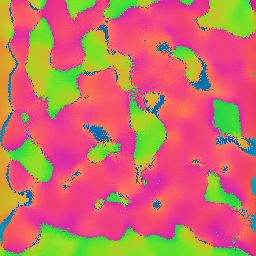
#> input picture notes/2018-04-09-structure-tensor-update/figs/RGB_raw_d2_n7_sl84.png, 256 x 256 px
$ python -i skcode.py   (imports and definitions only)
#> lines starting #> are read from the running program, lines starting #| are printed output that depends on the picture
from scipy import ndimage as ndi
import numpy as np


def structure_tensor(image, sigma=1, mode='constant', cval=0):
    """Compute structure tensor using sum of squared differences.

    The structure tensor A is defined as::

        A = [Axx Axy]
            [Axy Ayy]

    which is approximated by the weighted sum of squared differences in a local
    window around each pixel in the image.

    Parameters
    ----------
    image : ndarray
        Input image.
    sigma : float, optional
        Standard deviation used for the Gaussian kernel, which is used as a
        weighting function for the local summation of squared differences.
    mode : {'constant', 'reflect', 'wrap', 'nearest', 'mirror'}, optional
        How to handle values outside the image borders.
    cval : float, optional
        Used in conjunction with mode 'constant', the value outside
        the image boundaries.

    Returns
    -------
    Axx : ndarray
        Element of the structure tensor for each pixel in the input image.
    Axy : ndarray
        Element of the structure tensor for each pixel in the input image.
    Ayy : ndarray
        Element of the structure tensor for each pixel in the input image.

    Examples
    --------
    >>> from skimage.feature import structure_tensor
    >>> square = np.zeros((5, 5))
    >>> square[2, 2] = 1
    >>> Axx, Axy, Ayy = structure_tensor(square, sigma=0.1)
    >>> Axx
    array([[ 0.,  0.,  0.,  0.,  0.],
           [ 0.,  1.,  0.,  1.,  0.],
           [ 0.,  4.,  0.,  4.,  0.],
           [ 0.,  1.,  0.,  1.,  0.],
           [ 0.,  0.,  0.,  0.,  0.]])

    """

    image = _prepare_grayscale_input_2D(image)

    imx, imy = _compute_derivatives(image, mode=mode, cval=cval)

    # structure tensore
    Axx = ndi.gaussian_filter(imx * imx, sigma, mode=mode, cval=cval)
    Axy = ndi.gaussian_filter(imx * imy, sigma, mode=mode, cval=cval)
    Ayy = ndi.gaussian_filter(imy * imy, sigma, mode=mode, cval=cval)

    return Axx, Axy, Ayy


# [26 lines left out: function _compute_derivatives, not called in this run]


def _prepare_grayscale_input_2D(image):
    image = np.squeeze(image)
    assert_nD(image, 2)
    return img_as_float(image)


def assert_nD(array, ndim, arg_name='image'):
    """
    Verify an array meets the desired ndims and array isn't empty.

    Parameters
    ----------
    array : array-like
        Input array to be validated
    ndim : int or iterable of ints
        Allowable ndim or ndims for the array.
    arg_name : str, optional
        The name of the array in the original function.

    """
    array = np.asanyarray(array)
    msg_incorrect_dim = "The parameter `%s` must be a %s-dimensional array"
    msg_empty_array = "The parameter `%s` cannot be an empty array"
    if isinstance(ndim, int):
        ndim = [ndim]
    if array.size == 0:
        raise ValueError(msg_empty_array % (arg_name))
    if not array.ndim in ndim:
        raise ValueError(msg_incorrect_dim %
                         (arg_name, '-or-'.join([str(n) for n in ndim])))


def img_as_float(image, force_copy=False):
    """Convert an image to double-precision (64-bit) floating point format.

    Parameters
    ----------
    image : ndarray
        Input image.
    force_copy : bool, optional
        Force a copy of the data, irrespective of its current dtype.

    Returns
    -------
    out : ndarray of float64
        Output image.

    Notes
    -----
    The range of a floating point image is [0.0, 1.0] or [-1.0, 1.0] when
    converting from unsigned or signed datatypes, respectively.
    If the input image has a float type, intensity values are not modified
    and can be outside the ranges [0.0, 1.0] or [-1.0, 1.0].

    """
    return convert(image, np.float64, force_copy)


def convert(image, dtype, force_copy=False, uniform=False):
    """
    Convert an image to the requested data-type.

    Warnings are issued in case of precision loss, or when negative values
    are clipped during conversion to unsigned integer types (sign loss).

    Floating point values are expected to be normalized and will be clipped
    to the range [0.0, 1.0] or [-1.0, 1.0] when converting to unsigned or
    signed integers respectively.

    Numbers are not shifted to the negative side when converting from
    unsigned to signed integer types. Negative values will be clipped when
    converting to unsigned integers.

    Parameters
    ----------
    image : ndarray
        Input image.
    dtype : dtype
        Target data-type.
    force_copy : bool, optional
        Force a copy of the data, irrespective of its current dtype.
    uniform : bool, optional
        Uniformly quantize the floating point range to the integer range.
        By default (uniform=False) floating point values are scaled and
        rounded to the nearest integers, which minimizes back and forth
        conversion errors.

    References
    ----------
    .. [1] DirectX data conversion rules.
           http://msdn.microsoft.com/en-us/library/windows/desktop/dd607323%28v=vs.85%29.aspx
    .. [2] Data Conversions. In "OpenGL ES 2.0 Specification v2.0.25",
           pp 7-8. Khronos Group, 2010.
    .. [3] Proper treatment of pixels as integers. A.W. Paeth.
           In "Graphics Gems I", pp 249-256. Morgan Kaufmann, 1990.
    .. [4] Dirty Pixels. J. Blinn. In "Jim Blinn's corner: Dirty Pixels",
           pp 47-57. Morgan Kaufmann, 1998.

    """
    image = np.asarray(image)
    dtypeobj_in = image.dtype
    dtypeobj_out = np.dtype(dtype)
    dtype_in = dtypeobj_in.type
    dtype_out = dtypeobj_out.type
    kind_in = dtypeobj_in.kind
    kind_out = dtypeobj_out.kind
    itemsize_in = dtypeobj_in.itemsize
    itemsize_out = dtypeobj_out.itemsize

    if dtype_in == dtype_out:
        if force_copy:
            image = image.copy()
        return image

    if not (dtype_in in _supported_types and dtype_out in _supported_types):
        raise ValueError("Can not convert from {} to {}."
                         .format(dtypeobj_in, dtypeobj_out))

    # [4 lines left out: function sign_loss, not called in this run]

    def prec_loss():
        warn("Possible precision loss when converting from {} to {}"
             .format(dtypeobj_in, dtypeobj_out))

    def _dtype_itemsize(itemsize, *dtypes):
        # Return first of `dtypes` with itemsize greater than `itemsize`
        return next(dt for dt in dtypes if np.dtype(dt).itemsize >= itemsize)

    # [85 lines left out: functions _dtype_bits, _scale, not called in this run]

    if kind_in in 'ui':
        imin_in = np.iinfo(dtype_in).min
        imax_in = np.iinfo(dtype_in).max
    if kind_out in 'ui':
        imin_out = np.iinfo(dtype_out).min
        imax_out = np.iinfo(dtype_out).max

    # any -> binary
    if kind_out == 'b':
        if kind_in in "fi":
            sign_loss()
        prec_loss()
        return image > dtype_in(dtype_range[dtype_in][1] / 2)

    # binary -> any
    if kind_in == 'b':
        result = image.astype(dtype_out)
        if kind_out != 'f':
            result *= dtype_out(dtype_range[dtype_out][1])
        return result

    # float -> any
    if kind_in == 'f':
        if np.min(image) < -1.0 or np.max(image) > 1.0:
            raise ValueError("Images of type float must be between -1 and 1.")
        if kind_out == 'f':
            # float -> float
            if itemsize_in > itemsize_out:
                prec_loss()
            return image.astype(dtype_out)

        # floating point -> integer
        prec_loss()
        # use float type that can represent output integer type
        image = image.astype(_dtype_itemsize(itemsize_out, dtype_in,
                                             np.float32, np.float64))
        if not uniform:
            if kind_out == 'u':
                image *= imax_out
            else:
                image *= imax_out - imin_out
                image -= 1.0
                image /= 2.0
            np.rint(image, out=image)
            np.clip(image, imin_out, imax_out, out=image)
        elif kind_out == 'u':
            image *= imax_out + 1
            np.clip(image, 0, imax_out, out=image)
        else:
            image *= (imax_out - imin_out + 1.0) / 2.0
            np.floor(image, out=image)
            np.clip(image, imin_out, imax_out, out=image)
        return image.astype(dtype_out)

    # signed/unsigned int -> float
    if kind_out == 'f':
        if itemsize_in >= itemsize_out:
            prec_loss()
        # use float type that can exactly represent input integers
        image = image.astype(_dtype_itemsize(itemsize_in, dtype_out,
                                             np.float32, np.float64))
        if kind_in == 'u':
            image /= imax_in
            # DirectX uses this conversion also for signed ints
            # if imin_in:
            #     np.maximum(image, -1.0, out=image)
        else:
            image *= 2.0
            image += 1.0
            image /= imax_in - imin_in
        return image.astype(dtype_out)

    # unsigned int -> signed/unsigned int
    if kind_in == 'u':
        if kind_out == 'i':
            # unsigned int -> signed int
            image = _scale(image, 8 * itemsize_in, 8 * itemsize_out - 1)
            return image.view(dtype_out)
        else:
            # unsigned int -> unsigned int
            return _scale(image, 8 * itemsize_in, 8 * itemsize_out)

    # signed int -> unsigned int
    if kind_out == 'u':
        sign_loss()
        image = _scale(image, 8 * itemsize_in - 1, 8 * itemsize_out)
        result = np.empty(image.shape, dtype_out)
        np.maximum(image, 0, out=result, dtype=image.dtype, casting='unsafe')
        return result

    # signed int -> signed int
    if itemsize_in > itemsize_out:
        return _scale(image, 8 * itemsize_in - 1, 8 * itemsize_out - 1)

    image = image.astype(_dtype_bits('i', itemsize_out * 8))
    image -= imin_in
    image = _scale(image, 8 * itemsize_in, 8 * itemsize_out, copy=False)
    image += imin_out
    return image.astype(dtype_out)


# [41 lines left out: functions structure_tensor_eigvals, _image_orthogonal_matrix22_eigvals, not called in this run]

>>> import cv2
>>> picture = cv2.imread('../notes/2018-04-09-structure-tensor-update/figs/RGB_raw_d2_n7_sl84.png', cv2.IMREAD_GRAYSCALE)
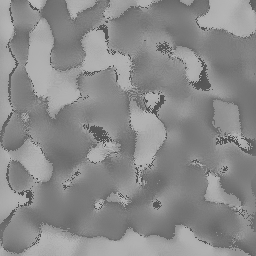
#> picture: shape (256, 256); min 76, max 183, mean 138.1
>>> result = structure_tensor(picture)
#> (the run stopped early here; a loop or call above may not have finished)
